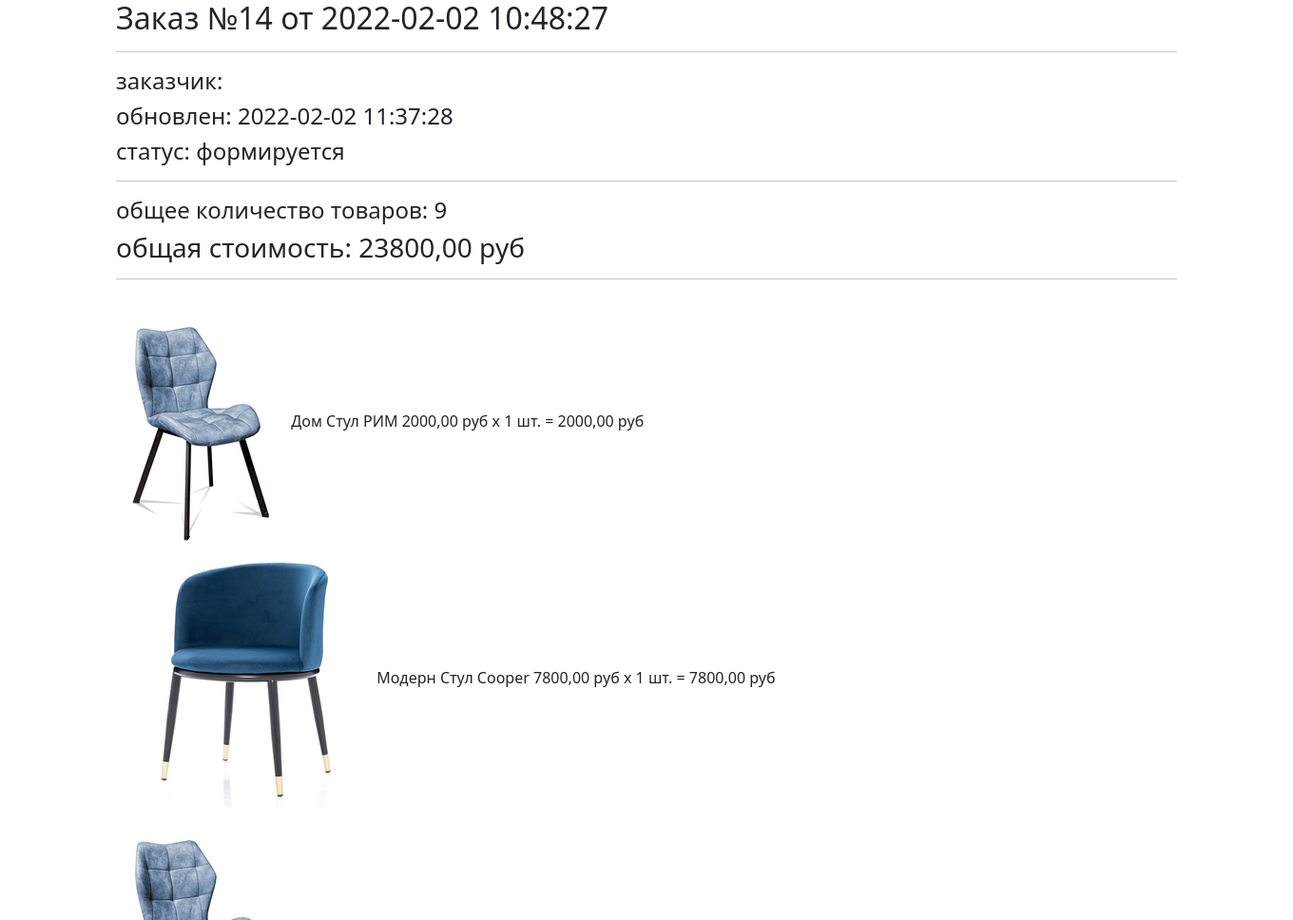
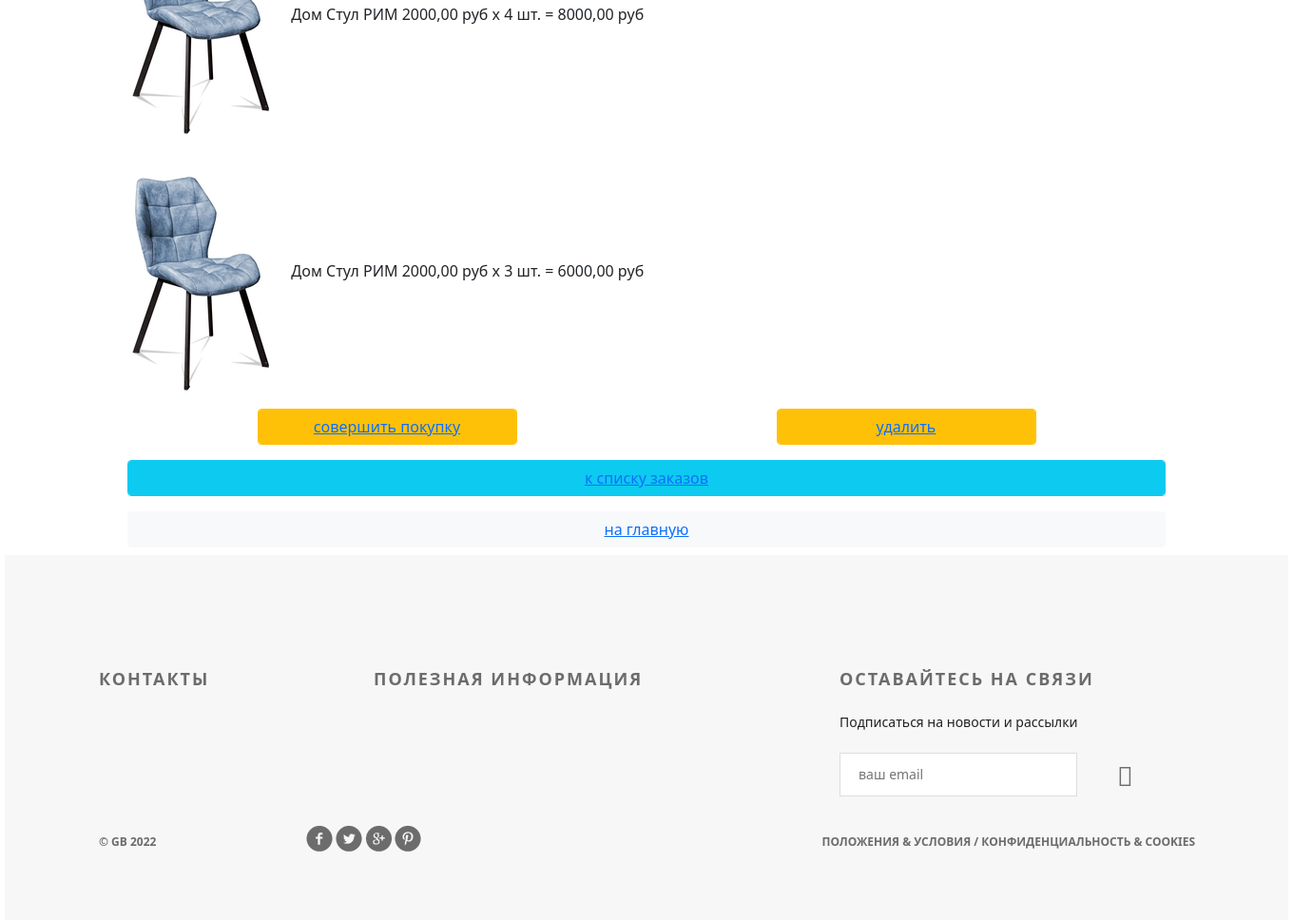
The page /orders/read/14/ on the database its author committed (2 pictures, top to bottom).
### ordersapp/models.py (models this page shows, shortened)
class Order(models.Model):
    FORMING = 'FM'
    SENT_TO_PROCEED = 'STP'
    PROCEEDED = 'PRD'
    PAID = 'PD'
    READY = 'RDY'
    CANCEL = 'CNC'
    ORDER_STATUS_CHOICES = (
        (FORMING, 'формируется'),
        (SENT_TO_PROCEED, 'отправлен в обработку'),
        (PAID, 'оплачен'),
        (PROCEEDED, 'обрабатывается'),
        (READY, 'готов к выдаче'),
        (CANCEL, 'отменен'),
    )
    user = models.ForeignKey(settings.AUTH_USER_MODEL, on_delete=models.CASCADE)
    created = models.DateTimeField(verbose_name='создан', auto_now_add=True)
    updated = models.DateTimeField(verbose_name='изменен', auto_now=True)
    status = models.CharField(verbose_name='статус', max_length=3, choices=ORDER_STATUS_CHOICES, default=FORMING)
    is_active = models.BooleanField(verbose_name='активен', default=True)
    class Meta:
        ordering = ('-created',)
        verbose_name = 'заказ'
        verbose_name_plural = 'заказы'
    def get_total_quantity(self):
        items = self.orderitems.select_related()
        return sum(list(map(lambda x: x.quantity, items)))
    def get_total_cost(self):
        items = self.orderitems.select_related()
        return sum(list(map(lambda x: x.quantity * x.product.price, items)))

class OrderItem(models.Model):
    objects = OrderItemQuerySet.as_manager()
    order = models.ForeignKey(Order, related_name='orderitems', on_delete=models.CASCADE)
    product = models.ForeignKey(Product, verbose_name='продукт', on_delete=models.CASCADE)
    quantity = models.PositiveIntegerField(verbose_name='количество', default=0)
    def get_product_cost(self):
        return self.product.price * self.quantity

### mainapp/models.py (models this page shows, shortened)
class Product(models.Model):
    category = models.ForeignKey(ProductCategory, on_delete=models.CASCADE)
    name = models.CharField(verbose_name='имя продукта', max_length=128)
    image = models.ImageField(upload_to='products_images', blank=True)
    short_desc = models.CharField(verbose_name='краткое описание продукта', max_length=60, blank=True)
    description = models.TextField(verbose_name='описание продукта', blank=True)
    price = models.DecimalField(verbose_name='цена продукта', max_digits=8, decimal_places=2, default=0)
    quantity = models.PositiveIntegerField(verbose_name='количество на складе', default=0)
    is_active = models.BooleanField(default=True)

class ProductCategory(models.Model):
    name = models.CharField(verbose_name='имя', max_length=64, unique=True)
    description = models.TextField(verbose_name='описание', blank=True)
    created = models.DateTimeField(auto_now_add=True)
    updated = models.DateTimeField(auto_now=True)
    is_active = models.BooleanField(default=True)

### ordersapp/views.py (the view)
# urls.py: path('read/<int:pk>/', ordersapp.OrderRead.as_view(), name='order_read'),
class OrderRead(DetailView):
    model = Order
    extra_context = {'title': 'заказ/просмотр'}

### mainapp/context_processors.py (called while the page is built)
def basket(request):
    print(f'context processor basket works')
    basket = []
    if request.user.is_authenticated:
        basket = Basket.objects.filter(user=request.user)
    return {
        'basket': basket,
    }

### ordersapp/templates/ordersapp/order_detail.html
{% extends "geekshop/base.html" %}
{% load static %}
{% block content %}
   {% include 'ordersapp/includes/inc_order_summary.html' %}
   <div class="basket_list">
       {% for item in object.orderitems.select_related %}
           <div class="basket_record">
               <img src="{{ item.product.image.url }}"
                    alt="{{ item.product.short_desc }}">
               <span class="category_name">
                   {{ item.product.category.name }}
               </span>
               <span class="product_name">{{ item.product.name }}</span>
               <span class="product_price">
                   {{ item.product.price }}&nbspруб
               </span>
               <span class="product_quantitiy">
                   x {{ item.quantity }} шт.
               </span>
               <span class="product_cost">
                    = {{ item.get_product_cost }}&nbspруб
               </span>
           </div>
       {% endfor %}
   </div>
   {% include 'ordersapp/includes/inc_order_actions.html' %}
{% endblock %}

### ordersapp/templates/ordersapp/includes/inc_order_summary.html (shortened to what this page needs)
{% if object %}
   <div class="h2">Заказ №{{ object.pk }} от {{ object.created|date:"Y-m-d H:i:s" }}</div>
   <hr>
   <div class="h4">заказчик: {{ user.last_name }} {{ user.first_name }} </div>
   <div class="h4">обновлен: {{ object.updated|date:"Y-m-d H:i:s" }}</div>
   <div class="h4">cтатус: {{ object.get_status_display }}</div>
   <hr>
   <div class="h4">
       общее количество товаров: <span class="order_total_quantity">{{ object.get_total_quantity }}</span>
   </div>
   <div class="h3">
       общая стоимость: <span class="order_total_cost">{{ object.get_total_cost }}</span> руб
   </div>
{% endif %}
<hr>

### geekshop/static/geekshop/style.css (style rules this page uses)
* { margin: 0; padding: 0; }
body { font-family: 'Montserrat', sans-serif; }
html, body { height: 100%; }

### rows shown on the page
Order: updated "2022-02-02 11:37:28", status "формируется", get_total_quantity "9", get_total_cost "23800,00"
OrderItem: product.image (picture), product.category.name "Дом", product.name "Стул РИМ", product.price "2000,00", quantity "1", get_product_cost "2000,00"
OrderItem: product.image (picture), product.category.name "Модерн", product.name "Стул Cooper", product.price "7800,00", quantity "1", get_product_cost "7800,00"
OrderItem: product.image (picture), product.category.name "Дом", product.name "Стул РИМ", product.price "2000,00", quantity "4", get_product_cost "8000,00"
OrderItem: product.image (picture), product.category.name "Дом", product.name "Стул РИМ", product.price "2000,00", quantity "3", get_product_cost "6000,00"
